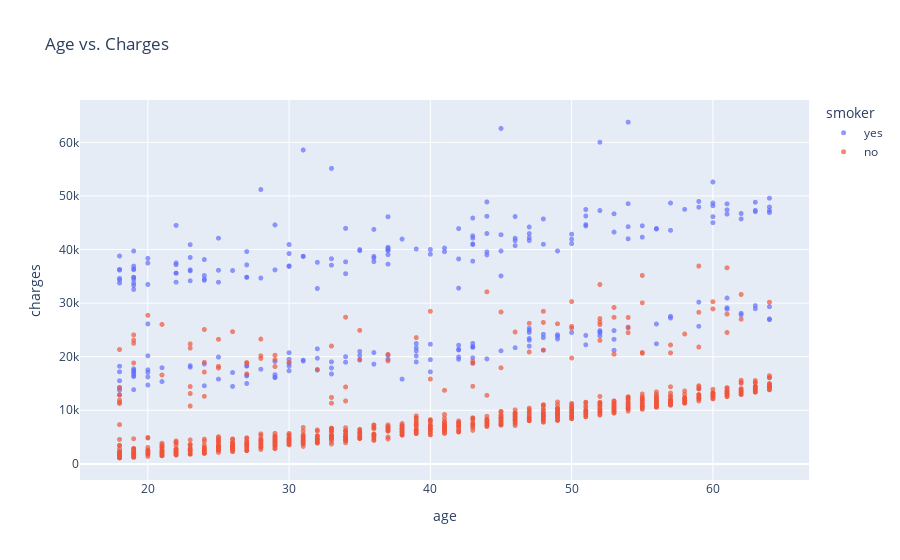

Notebook source saved alongside this figure:
### Markdown cell above
"" Visualising data for every column specific to get more insights on the data using Scatter Plot""

### Code cell
fig_sc = px.scatter(meds_df, x = 'age', y = 'charges', color = 'smoker', 
                      opacity= 0.7, hover_data=['sex'], title = 'Age vs. Charges')

fig_sc.update_traces(marker_size = 5)
fig_sc.show()

### Figure 1 — Plotly figure (JSON) as saved in the notebook; plotly's stock layout.template omitted (floating-point values rounded to 4 significant figures; data arrays with more than 128 entries replaced by an {"elided": "..."} marker saying what was removed)
{"data": [{"customdata": {"elided": "274x1 str values"}, "hovertemplate": "smoker=yes<br>age=%{x}<br>charges=%{y}<br>sex=%{customdata[0]}<extra></extra>", "legendgroup": "yes", "marker": {"color": "#636efa", "opacity": 0.7, "size": 5, "symbol": "circle"}, "mode": "markers", "name": "yes", "showlegend": true, "type": "scattergl", "x": {"elided": "274 int values"}, "xaxis": "x", "y": {"elided": "274 float values"}, "yaxis": "y"}, {"customdata": {"elided": "1064x1 str values"}, "hovertemplate": "smoker=no<br>age=%{x}<br>charges=%{y}<br>sex=%{customdata[0]}<extra></extra>", "legendgroup": "no", "marker": {"color": "#EF553B", "opacity": 0.7, "size": 5, "symbol": "circle"}, "mode": "markers", "name": "no", "showlegend": true, "type": "scattergl", "x": {"elided": "1064 int values"}, "xaxis": "x", "y": {"elided": "1064 float values"}, "yaxis": "y"}], "layout": {"legend": {"title": {"text": "smoker"}, "tracegroupgap": 0}, "title": {"text": "Age vs. Charges"}, "xaxis": {"anchor": "y", "domain": [0, 1], "title": {"text": "age"}}, "yaxis": {"anchor": "x", "domain": [0, 1], "title": {"text": "charges"}}}}
